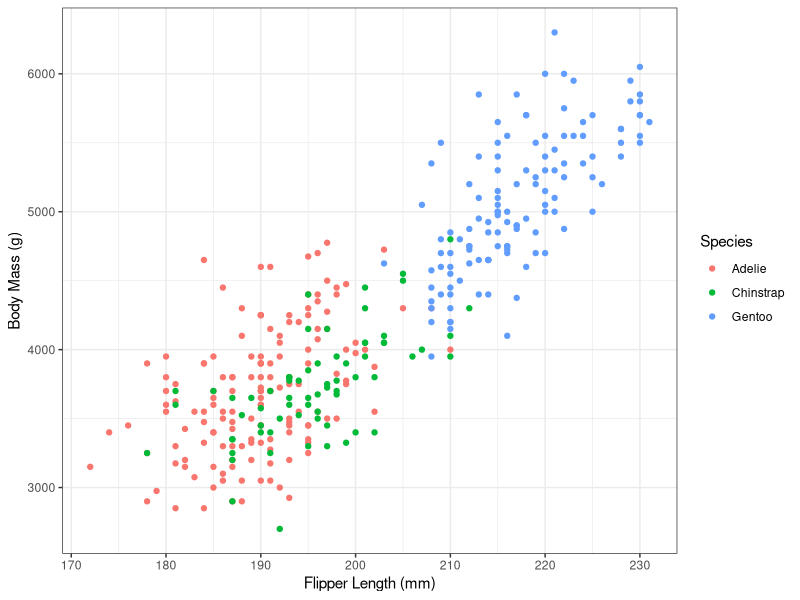
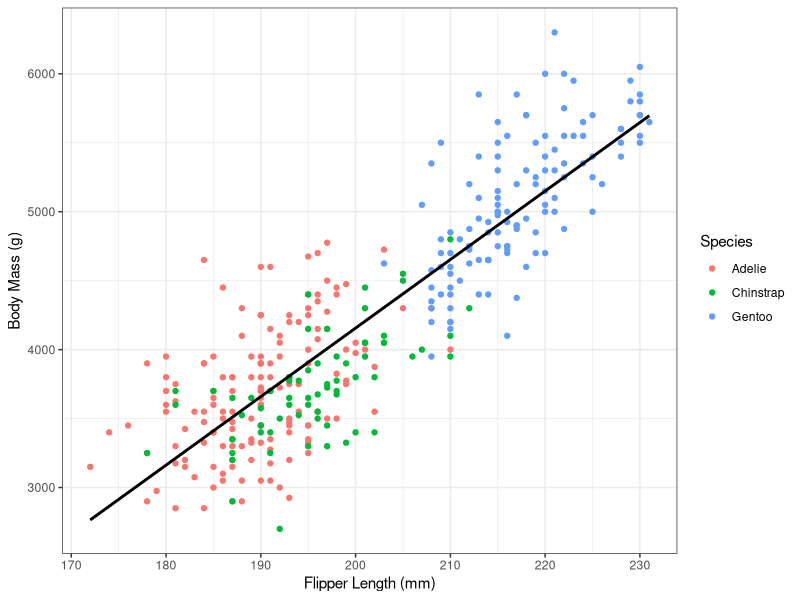
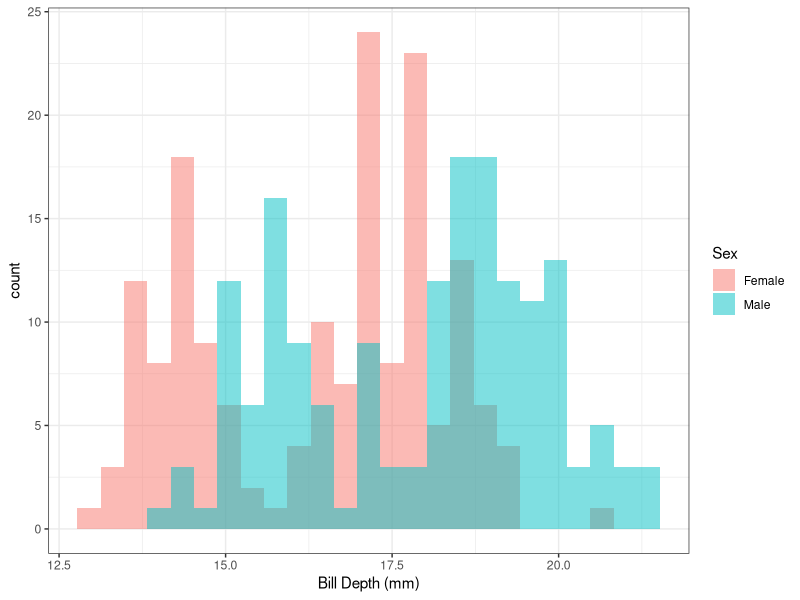
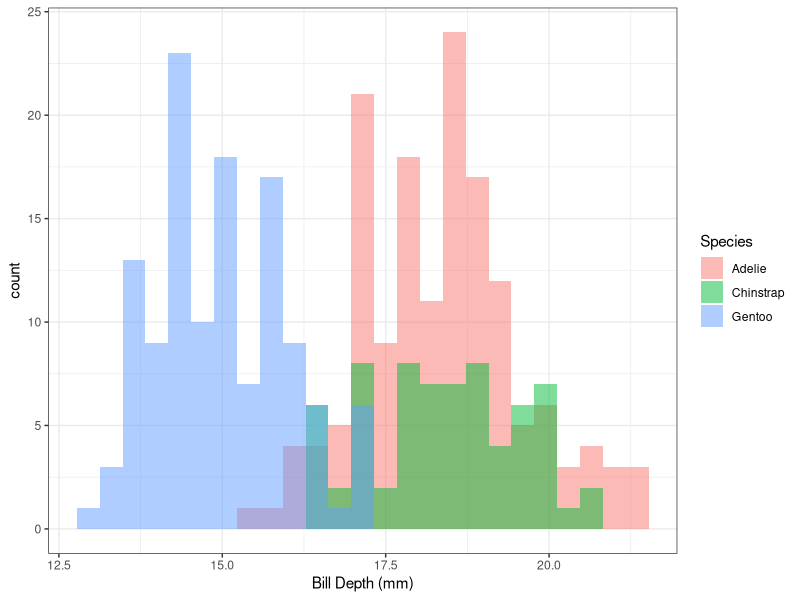
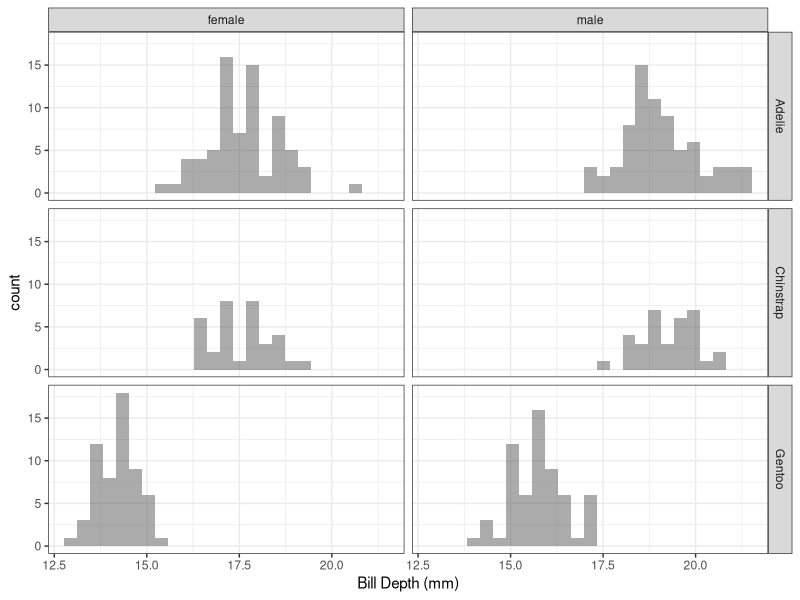
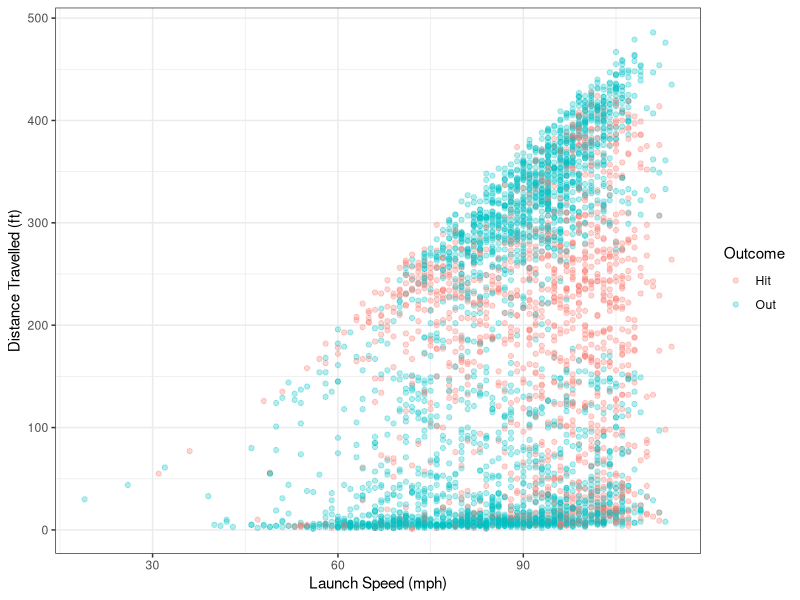
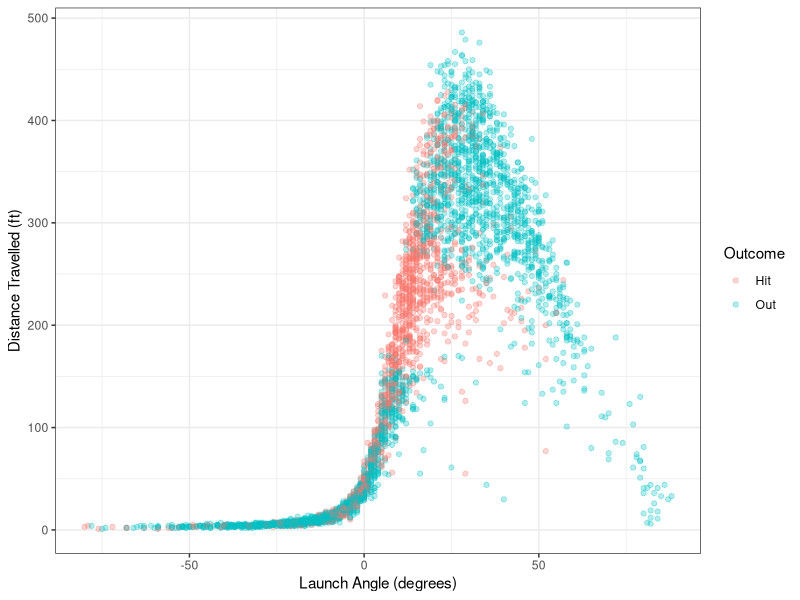
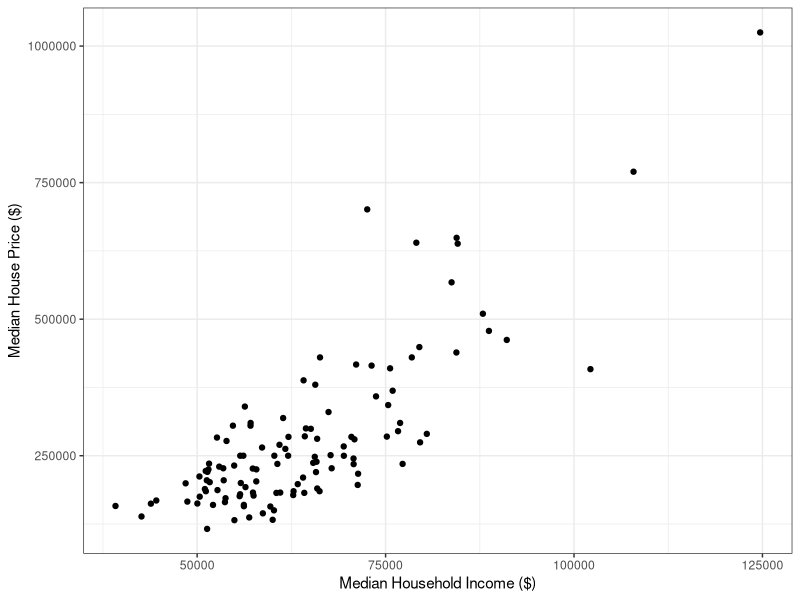

Write R code to recreate these figures, in order.
## ---- chunk 1
library(ggplot2)
library(dplyr)
library(stringr)
library(readr)
library(palmerpenguins)

knitr::opts_chunk$set(fig.align="center")
## ---- chunk 2
g_penguin_flip_mass <- penguins %>%
  rename(Species=species) %>%
  filter(!is.na(body_mass_g)) %>%
  ggplot(aes(x=flipper_length_mm,
           y=body_mass_g)) +
  theme_bw() + 
  geom_point(aes(col=Species)) +
    xlab("Flipper Length (mm)") +
    ylab("Body Mass (g)")
g_penguin_flip_mass
## ---- chunk 3
g_penguin_flip_mass_lm <- g_penguin_flip_mass +
  geom_smooth(se=FALSE, method="lm", col="black")
g_penguin_flip_mass_lm
## ---- chunk 4
penguins %>%
  filter(!is.na(sex)) %>%
  mutate(Sex=str_to_title(sex)) %>%
ggplot(aes(x=bill_depth_mm,
                        fill=Sex)) + 
  theme_bw() + 
  geom_histogram(alpha=0.5, position="identity", bins=25) +
    xlab("Bill Depth (mm)")
## ---- chunk 5
penguins %>%
  filter(!is.na(bill_depth_mm)) %>%
    rename(Species=species) %>%
ggplot(aes(x=bill_depth_mm,
                        fill=Species)) + 
  theme_bw() + 
  geom_histogram(alpha=0.5, position="identity", bins=25) +
    xlab("Bill Depth (mm)")
## ---- chunk 6
penguins %>%
  filter(!is.na(sex)) %>%
ggplot(aes(x=bill_depth_mm)) + 
  theme_bw() + 
  facet_grid(species~sex) + 
  geom_histogram(alpha=0.5, position="identity", bins=25) +
    xlab("Bill Depth (mm)")
## ---- chunk 7
bb <- read_csv("data/rockies_hits_2019.csv")
bb <- bb %>%
  mutate(events=factor(events, levels=c("single", "double", "triple", "home_run"))) %>%
  mutate(Outcome=factor(hit, levels=c(T, F), labels=c("Hit", "Out")))
## ---- chunk 8
g_bb_lspeed_hitdist <- bb %>%
  filter(!is.na(launch_speed)) %>%
  ggplot() + theme_bw() + 
  geom_point(aes(x=launch_speed, y=hit_distance, col=Outcome), alpha=0.3) +
  xlab("Launch Speed (mph)") +
  ylab("Distance Travelled (ft)")
g_bb_lspeed_hitdist
## ---- chunk 9
g_bb_langle_hitdist <- bb %>%
  filter(!is.na(launch_speed)) %>%
  ggplot() + theme_bw() + 
  geom_point(aes(x=launch_angle, y=hit_distance, col=Outcome), alpha=0.3) +
  xlab("Launch Angle (degrees)") +
  ylab("Distance Travelled (ft)")
g_bb_langle_hitdist
## ---- chunk 10
housing_inc <- read_csv("data/housing_income.csv")
housing_inc <- subset(housing_inc, !is.na(median_income))
## ---- chunk 11
gg_housing_inc <- ggplot(housing_inc, aes(x=median_income,
                 y=median_sale_price)) + theme_bw() + 
  geom_point() +
  ylab("Median House Price ($)") +
  xlab("Median Household Income ($)")
gg_housing_inc
